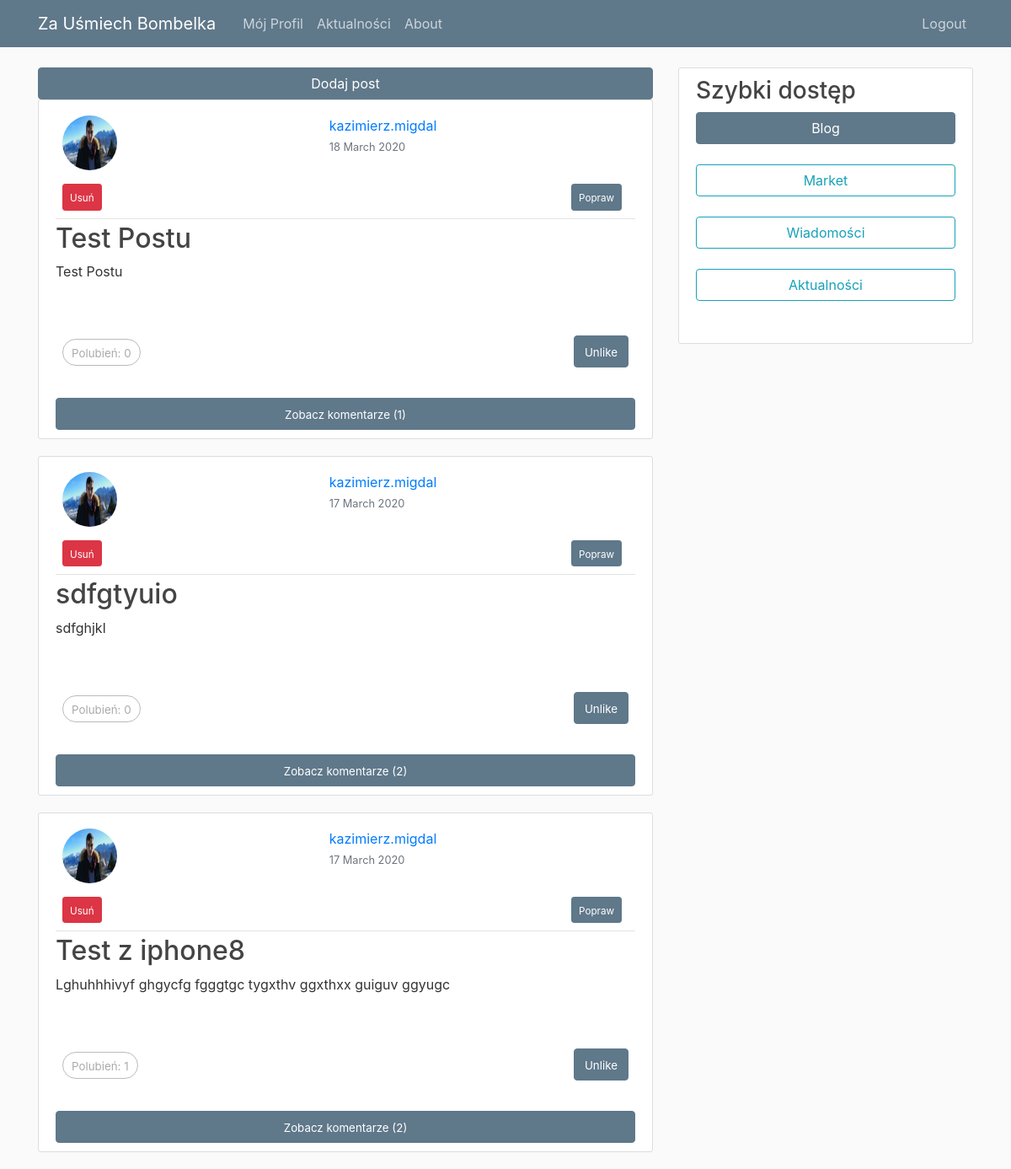
The app's page / (signed in), older data.
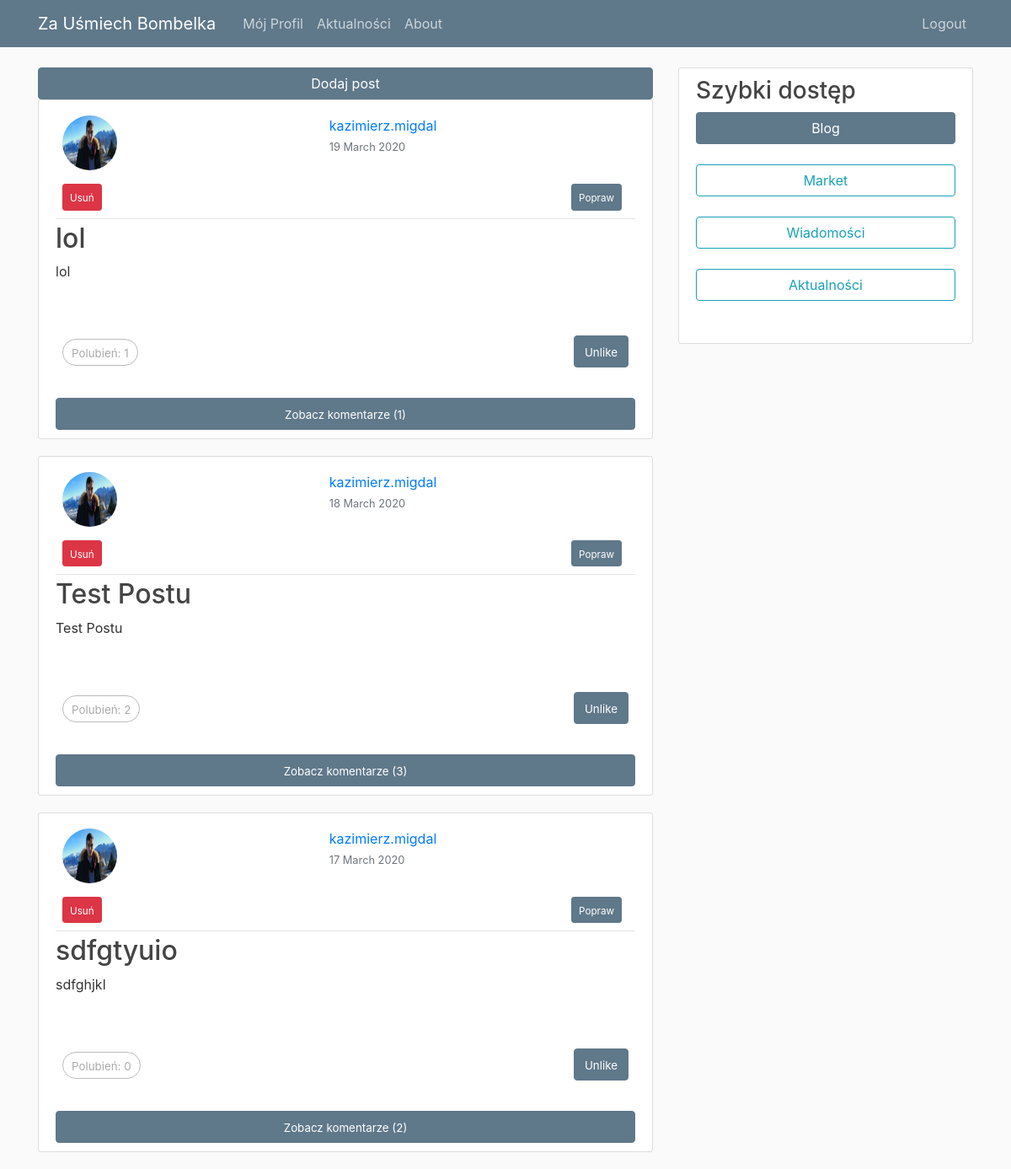
The same page, newer data.
### blog/models.py (models this page shows, shortened)
class Post(models.Model):
    title = models.CharField(max_length=100)
    content = models.TextField()
    date_posted = models.DateTimeField(default=timezone.now)
    author = models.ForeignKey(User, on_delete=models.CASCADE)
    users_like = models.ManyToManyField(User,
                            related_name='images_liked',
                            blank=True)

### users/models.py (models this page shows, shortened)
class Profile(models.Model):
    user = models.OneToOneField(User, on_delete=models.CASCADE)
    image = models.ImageField(default='default.jpg', upload_to='profile_pics')
    description = models.TextField(default='Brak opisu')
    SEX_TAG_CHOISE = [('Boy','dla chłopca'),('Girl', 'dla dziewczynki'), ('Unisex', 'zarówno dla chłopca jaki i dziewczynki')]
    AGE_TAG_CHOISE =[(1,'< 1 miesiąca'),(2,'< 3 miesiący'),(3,'< 6 miesięcy'),(4,'< 1 rok'),(5,'< 1.5 roku'),(6,'< 2 lat'),(7,'Ponad 2 lat')]
    interested_sex_tag = models.CharField(max_length=6, choices = SEX_TAG_CHOISE, default='Unisex')
    interested_age_tag = models.IntegerField(choices=AGE_TAG_CHOISE, default=1)
    sold_sex_tag = models.CharField(max_length=6, choices = SEX_TAG_CHOISE, default='Unisex')
    sold_age_tag = models.IntegerField(choices=AGE_TAG_CHOISE, default=1)

### blog/views.py (the view)
# urls.py: path('', views.home, name='blog-home'),
@login_required
def home(request):
    posts = Post.objects.all().order_by('-date_posted')
    paginator = Paginator(posts, 3)
    page = request.GET.get('page')
    if request.method == 'POST':
        form = PostForm(request.POST)
        comment_form = CommentForm_2(request.POST)
        if form.is_valid() and not comment_form.is_valid():
            post = form.save(commit=False)
            post.author = request.user
            post.save()
            create_action(request.user, 'dodał post', post)
            messages.success(request, f'Post został dodany')
            return redirect('blog-home')
        elif comment_form.is_valid() and not form.is_valid():
            comment = comment_form.save(commit=False)
            post_id = request.POST.get("save_home")
            comment.author = request.user
            comment.post = Post.objects.get(pk=post_id)
            comment.save()
            create_action(comment.author, 'skomentował', comment.post)
            messages.success(request, f'Komentarz został dodany')
    else:
        form = PostForm()
        comment_form = CommentForm_2()
    try:
        posts = paginator.page(page)
    except PageNotAnInteger:
        posts = paginator.page(1)
    except EmptyPage:
        if request.is_ajax():
            return HttpResponse('')
        images = paginator.page(paginator.num_pages)
    if request.is_ajax():
        return render(request,
                    'blog/list_ajax.html',
                    {'posts': posts,
                    'section': 'blog',
                    'comment_form':comment_form})
    return render(request,
                    'blog/home.html',
                    {'posts': posts,
                    'section': 'blog',
                    'form': form,
                    'comment_form':comment_form})

### blog/templates/blog/home.html (shortened to what this page needs)
{% extends "blog/base.html" %}
{% load crispy_forms_tags%}
{% block content %}
<div class="sticky-top">
<button class="btn btn-sample btn-block sticky-top" onclick="toggle_div_fun('post_creator');">Dodaj post</button>
</div>
    <div id="post-list">
        {% include "blog/list_ajax.html" %}
    </div>
{% endblock content %}

### blog/templates/blog/list_ajax.html (shortened to what this page needs)
{% load crispy_forms_tags%}
{% for post in posts %}
<article class="media content-section">
    <div class="media-body">
        <div class="article-metadata">
            <div class="d-flex align-content-end flex-wrap" >
                <div class="p-2 mr-auto">
                    <img class="rounded-circle article-img" src="{{ post.author.profile.image.url }}">
                </div>
                <div class="p-2 mr-auto">
                    <a class="mr-2" href="{% url 'profile' post.author.username %}">{{ post.author }}</a>
                    <br>
                    <small class="text-muted mr-2">{{ post.date_posted|date:"d F Y" }}</small>
                </div>
            </div>
            {% if post.author == user %}
            <div class="d-flex bd-highlight" >
                <div class="mr-auto p-2 bd-highlight">
                    <a class="btn btn-danger btn-sm float-right" href="{% url 'post-delete' post.id%}"><span style="font-size:smaller;">Usuń</span></a>
                </div>
                <div class="p-2 bd-highlight">
                    <a class="btn btn-sample btn-sm float-right mr-2" href="{% url 'post-update' post.id%}"><span style="font-size:smaller;">Popraw</span></a>
                </div>
            </div>
            {% endif %}
        </div>
        <h2><a class="article-title" href="{% url 'post-detail' post.id%}">{{ post.title }}</a></h2>
        <p class="article-content">{{ post.content }}</p>
        <br>
        <br>
      <div class="d-flex bd-highlight" >
        <div class="mr-auto p-2 bd-highlight">
          <span class="count">
            <span style="font-size:smaller;">Polubień: <span class="total">{{ post.users_like.count}}</span> </span>
          </span>
        </div>
        <div class="p-2 bd-highlight">
           <a href="#" data-id="{{ object.id }}"  data-action="{% if request.user in object.users_like.all %}un{% endif %}like" class=" btn btn-sample like button">
              <span style="font-size:smaller;">{% if request.user not in object.users_like.all %}
                Like
                {% else %}
                  Unlike
                {% endif %}
              </span>
          </a>
        </div>
    </div>
    <br>
            <button class="btn btn-sample btn-block mt-1 mr-2" onclick="toggle_div_fun('{{ post.id }}');"><span style="font-size:smaller;">Zobacz komentarze ({{ post.comments.count }})</span></button>
</div>
</article>
{% endfor %}

Row changes from the older to the newer data that the page shows:
no longer on this page (row unchanged): Post: author.profile.image (picture), author "kazimierz.migdal", date_posted "17 March 2020", shows "Usuń", title "Test z iphone8", content "Lghuhhhivyf ghgycfg fgggtgc tygxthv ggxthxx guiguv ggyugc", users_like.count "1", comments.count "2"
added Post: author.profile.image (picture), author "kazimierz.migdal", date_posted "19 March 2020", shows "Usuń", title "lol", content "lol", users_like.count "1", comments.count "1"
computed for Post "Test Postu": users_like.count "0" → "2"; comments.count "1" → "3"
